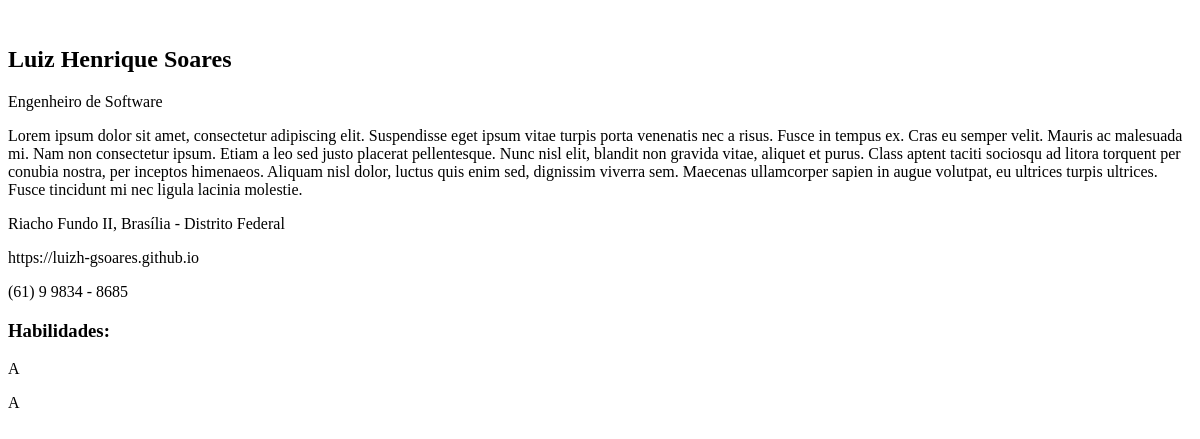
Before: /curriculo (signed in) with the older database file.
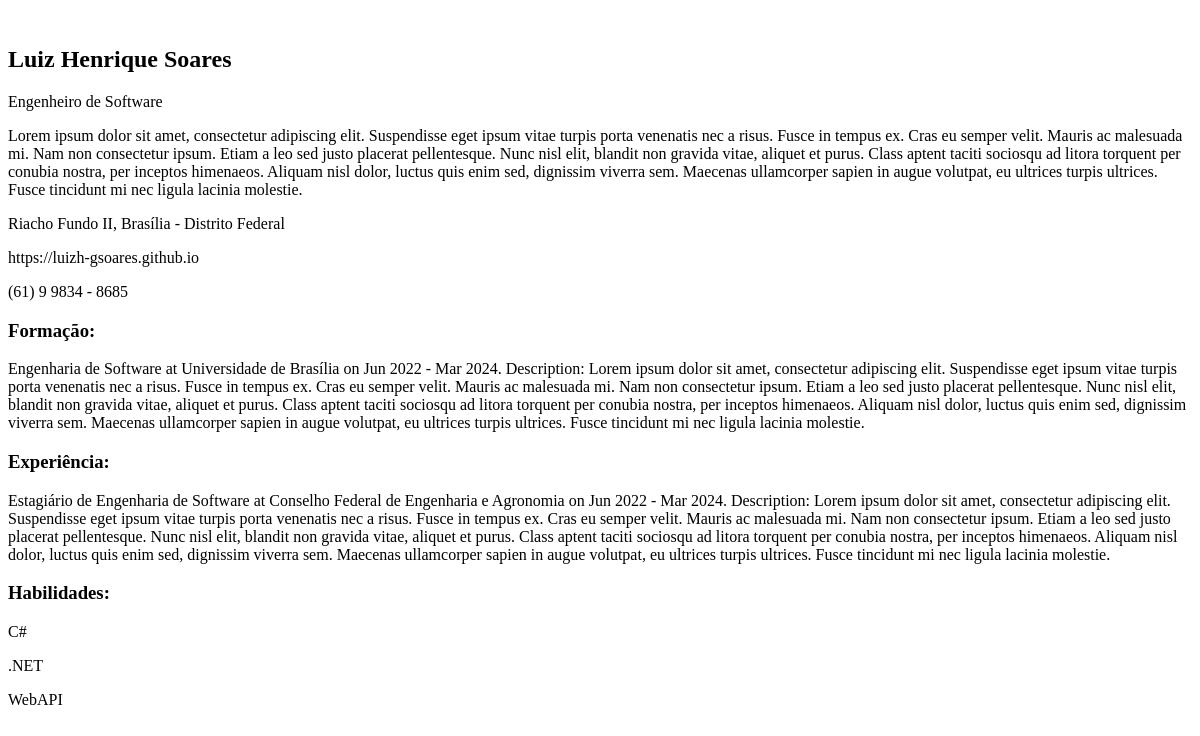
After: the same page with the newer database file.
### app.py (models this page shows, shortened)
class BaseModel(db.Model):
    __abstract__ = True
    id = db.Column(db.Integer, primary_key=True)
    usuario_id = db.Column(db.Integer, db.ForeignKey('usuario.id'))

class DadosPessoais(BaseModel, db.Model):
    nome = db.Column(db.String(100))
    email = db.Column(db.String(100))
    titulo = db.Column(db.String(100))
    objetivo = db.Column(db.String(500))
    endereco = db.Column(db.String(200))
    site = db.Column(db.String(100))
    telefone = db.Column(db.String(20))

class Habilidade(BaseModel, db.Model):
    nome = db.Column(db.String(100))

class Formacao(BaseModel, db.Model):
    curso = db.Column(db.String(100))
    instituicao = db.Column(db.String(100))
    data = db.Column(db.String(20))
    descricao = db.Column(db.String(500))

class Experiencia(BaseModel, db.Model):
    cargo = db.Column(db.String(100))
    empresa = db.Column(db.String(100))
    data = db.Column(db.String(20))
    descricao = db.Column(db.String(500))

### app.py (the view)
@app.route('/curriculo', methods=['GET', 'POST'])
def curriculo():
    if 'customizations' not in session:
        session['customizations'] = [
            ('color', '#000000'),
            ('font', 'Times New Roman, sans-serif'),
            ('size', '16px')
        ]
    usuario = Usuario.query.filter_by(email=session['usuario']).first()
    dadospessoais = DadosPessoais.query.filter_by(usuario_id=usuario.id).first()
    formacao = Formacao.query.filter_by(usuario_id=usuario.id).order_by(Formacao.data.desc()).all()
    experiencia = Experiencia.query.filter_by(usuario_id=usuario.id).order_by(Experiencia.data.desc()).all()
    habilidade = Habilidade.query.filter_by(usuario_id=usuario.id).all()
    curriculo = Curriculo(dadospessoais, formacao, experiencia, habilidade)
    return render_template('curriculo.html', usuario=usuario, dadospessoais=dadospessoais, formacao=formacao, experiencia=experiencia, habilidade=habilidade,
                           scustomizations=session['customizations'])

### templates/curriculo.html (shortened to what this page needs)
{% if dadospessoais %}
    <h2>{{ dadospessoais.nome }}</h2>
    <p>{{ dadospessoais.titulo }}</p>
    <p>{{ dadospessoais.objetivo }}</p>
    <p>{{ dadospessoais.endereco }}</p>
    <p>{{ dadospessoais.site }}</p>
    <p>{{ dadospessoais.telefone }}</p>
{% endif %}
{% if formacao %}
    <h3>Formação:</h3>
    {% for f in formacao %}
        <p>{{ f.curso }} at {{ f.instituicao }} on {{ f.data }}. Description: {{ f.descricao }}</p>
    {% endfor %}
{% endif %}
{% if experiencia %}
    <h3>Experiência:</h3>
    {% for e in experiencia %}
        <p>{{ e.cargo }} at {{ e.empresa }} on {{ e.data }}. Description: {{ e.descricao }}</p>
    {% endfor %}
{% endif %}
{% if habilidade %}
    <h3>Habilidades:</h3>
    {% for h in habilidade %}
        <p>{{ h.nome }}</p>
    {% endfor %}
{% endif %}
</body>

Changed rows visible on the page:
added Formacao: curso "Engenharia de Software", instituicao "Universidade de Brasília", data "Jun 2022 - Mar 2024", descricao "Lorem ipsum dolor sit amet, consectetur adipiscing elit. Suspendisse eget ipsum vitae turpis porta venenatis nec a risus. Fusce in tempus ex. Cras eu semper velit. Mauris ac malesuada mi. Nam non consectetur ipsum. Etiam a leo sed justo placerat pellentesque. Nunc nisl elit, blandit non gravida vitae, aliquet et purus. Class aptent taciti sociosqu ad litora torquent per conubia nostra, per inceptos himenaeos. Aliquam nisl dolor, luctus quis enim sed, dignissim viverra sem. Maecenas ullamcorper sapien in augue volutpat, eu ultrices turpis ultrices. Fusce tincidunt mi nec ligula lacinia molestie."
added Experiencia: cargo "Estagiário de Engenharia de Software", empresa "Conselho Federal de Engenharia e Agronomia", data "Jun 2022 - Mar 2024", descricao "Lorem ipsum dolor sit amet, consectetur adipiscing elit. Suspendisse eget ipsum vitae turpis porta venenatis nec a risus. Fusce in tempus ex. Cras eu semper velit. Mauris ac malesuada mi. Nam non consectetur ipsum. Etiam a leo sed justo placerat pellentesque. Nunc nisl elit, blandit non gravida vitae, aliquet et purus. Class aptent taciti sociosqu ad litora torquent per conubia nostra, per inceptos himenaeos. Aliquam nisl dolor, luctus quis enim sed, dignissim viverra sem. Maecenas ullamcorper sapien in augue volutpat, eu ultrices turpis ultrices. Fusce tincidunt mi nec ligula lacinia molestie."
changed Habilidade (number 1 of 3 on the later page): nome "A" → "C#"
changed Habilidade: nome "A" → ".NET"
added Habilidade: nome "WebAPI"
Other visible differences:
text now shown: "Formação: Experiência:"
